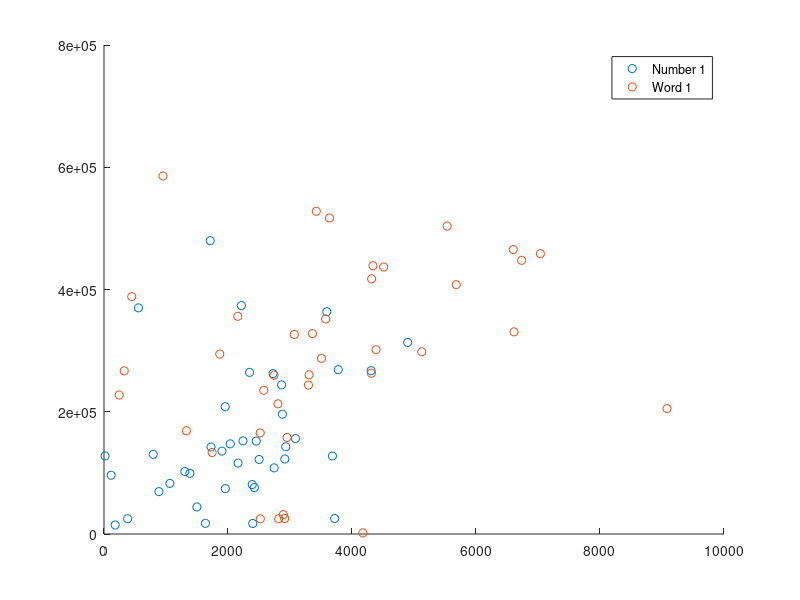

Reproduce this figure in MATLAB. (Note: this script raises an error after producing the figure.)
%For loop of task 1

% Load dataset
load Data_UCI_EPO4.mat;

Sel = [1,13]; % Two random features
X = [N1(:,Sel);Word1(:,Sel)]; 
% Data matrix for the selected features
Y = [zeros(40,1);ones(40,1)]; 
% Vector of labels, where 0 is the class N1 and 1the class Word 1
scatter(X(Y==0,1),X(Y==0,2))
hold on
scatter(X(Y==1,1),X(Y==1,2))
legend({'Number 1','Word 1'})

for i=1:3
    if (i == 1)
        sel1 = A;
    elseif (i == 2)
        sel1 = O;
    elseif (i == 3)
        sel1 = U;
    end
    for j=1:9
        switch j
            case 1
                sel2 = Word1;
            case 2
                sel2 = Word2;
            case 3
                sel2 = Word3;
            case 4
                sel2 = Word4;
            case 5
                sel2 = Word5;
            case 6
                sel2 = Word6;
            case 7
                sel2 = Word7;
            case 8
                sel2 = Word8;
            case 9
                sel2 = Word9;
        end
        
        % Data matrix for the selected words/vowels/numbers
X = [sel1;sel2]; 
Y = [ones(40,1);2*ones(40,1)]; 

percent_train_split=70/100;
train_id=[];
test_id=[];
num_classes=length(unique(Y)); 

% loop through the classes
for i=1:num_classes 
    % % finding the indices belonging to each class: use find()
    ind_i = find(Y==i);
    
    % %shuffling the indice
    ind_i_perm=ind_i(randperm(length(ind_i)));
    
    % % the split point for train test
    ind_split= percent_train_split * length(ind_i_perm);
    
    % % adding the train ids to the the previous ids 
    train_id= [train_id; ind_i_perm(1:ind_split)];
    
    % % adding the test ids to the the previous ids 
    test_id= [test_id; ind_i_perm(ind_split+1:length(ind_i_perm))]; 
    
    % % splitting the inputs
    % complete the codes below
    Xtrain= X(train_id,1:25);
    Xtest= X(test_id,1:25);

    % % splitting the labels
    Ytrain= Y(train_id,1);
    Ytest= Y(test_id,1);
    
    [Xtrain,mu_train,sigma_train] = zscore(Xtrain);
    
    Xtest= (Xtest-mu_train)./sigma_train;
    
    % This makes sure we get the same results every time we run the code.
    rng default

% How many trees do you want in the forest? 
    nTrees = 20;
 
% Train the TreeBagger (Random Forest).
    model = TreeBagger( nTrees,Xtrain,Ytrain ...
    , 'Method', 'classification');
    
    Ytest_pred_str = model.predict(Xtest);
Ytest_pred =  str2double(Ytest_pred_str);

Ytest_cat= zeros(num_classes,length(Ytest));
Ytest_pred_cat= zeros(num_classes,length(Ytest_pred));

for k=1:num_classes
    Ytest_cat(k, Ytest==k) = 1;
    Ytest_pred_cat(k, Ytest_pred==k) = 1;
end
    
    %Plotting predictor scores of all word vs. vowel combinations
    subplot(3,9,i*j)
    [idx,scores] = fscmrmr(Xtrain,Ytrain);
    bar(idx,scores(idx))% Create bar graph
    xlabel('Feature')
    set(gca,'TickLabelInterpreter','latex');
    ylabel('Predictor Score'); hold off;
    
% plotconfusion(Ytest_cat, Ytest_pred_cat);
    
end
        
    end
end